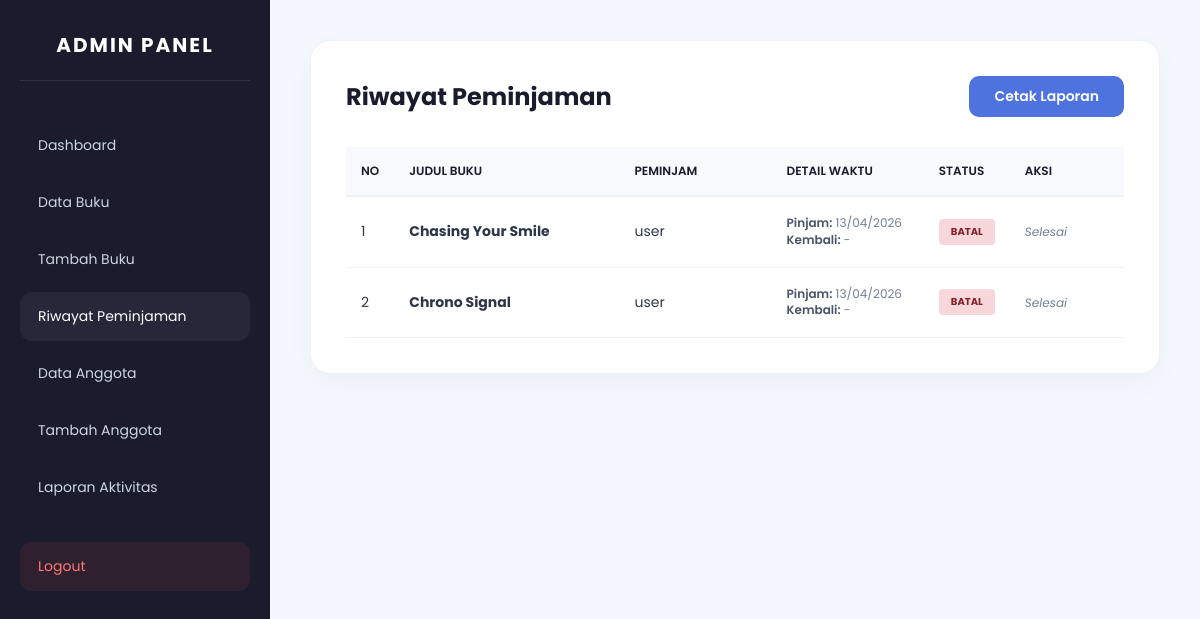
The app's page /project_rafli/admin/riwayat_peminjaman.php (signed in), older data.
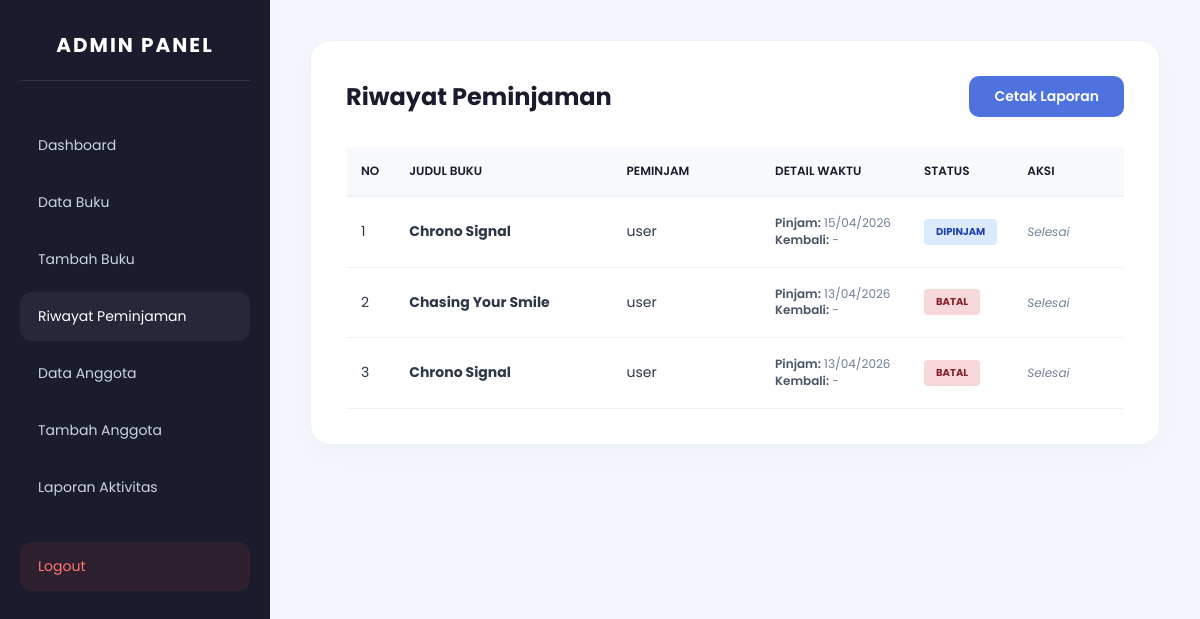
The same page, newer data.
### tables this page shows
CREATE TABLE `peminjaman` (
  `id` int(11) NOT NULL,
  `id_buku` int(11) NOT NULL,
  `nama_peminjam` varchar(100) NOT NULL,
  `jumlah` int(11) NOT NULL DEFAULT 1,
  `tanggal_pinjam` date NOT NULL,
  `tanggal_kembali` date NOT NULL,
  `status` varchar(20) DEFAULT 'Dipinjam'
);

CREATE TABLE `buku` (
  `id` int(11) NOT NULL,
  `judul` varchar(100) NOT NULL,
  `pengarang` varchar(100) NOT NULL,
  `penerbit` varchar(100) NOT NULL,
  `tahun_terbit` year(4) NOT NULL,
  `stok` int(11) NOT NULL,
  `foto` varchar(255) DEFAULT NULL
);

### project_rafli/admin/riwayat_peminjaman.php (the view, shortened to what this page needs)
<?php
include '../config.php';
$query = mysqli_query($koneksi, "
    SELECT peminjaman.*, buku.judul
    FROM peminjaman
    JOIN buku ON peminjaman.id_buku = buku.id
    ORDER BY peminjaman.id DESC
");
?>
<!DOCTYPE html>
<html lang="id">
<head>
</head>
<body>
<div class="wrapper">
    <div class="sidebar">
        <h3>ADMIN PANEL</h3>
        <a href="dashboard_admin.php">Dashboard</a>
        <a href="data_buku.php">Data Buku</a>
        <a href="tambah_buku.php">Tambah Buku</a>
        <a href="riwayat_peminjaman.php" class="active">Riwayat Peminjaman</a>
        <a href="data_anggota.php">Data Anggota</a>
        <a href="tambah_anggota.php">Tambah Anggota</a>
        <a href="laporan_aktivitas.php">Laporan Aktivitas</a>
        <a href="../logout.php" class="logout">Logout</a>
    </div>
    <div class="content">
        <div class="container">
            <div class="header-flex">
                <h2>Riwayat Peminjaman</h2>
                <button onclick="window.print()" class="btn-print">
                    Cetak Laporan
                </button>
            </div>
            <table>
                <thead>
                    <tr>
                        <th width="5%">NO</th>
                        <th width="30%">JUDUL BUKU</th>
                        <th width="20%">PEMINJAM</th>
                        <th width="20%">DETAIL WAKTU</th>
                        <th width="10%">STATUS</th>
                        <th width="15%">AKSI</th>
                    </tr>
                </thead>
                <tbody>
                    <?php
                    $no = 1;
                    if (mysqli_num_rows($query) > 0):
                        while($row = mysqli_fetch_assoc($query)):
                            $status = trim($row['status'] ?? 'menunggu_konfirmasi');
                            $tgl_pinjam = ($row['tanggal_pinjam'] && $row['tanggal_pinjam'] != '0000-00-00') ? date('d/m/Y', strtotime($row['tanggal_pinjam'])) : '-';
                            $tgl_kembali = ($row['tanggal_kembali'] && $row['tanggal_kembali'] != '0000-00-00') ? date('d/m/Y', strtotime($row['tanggal_kembali'])) : '-';
                    ?>
                    <tr>
                        <td><?= $no++; ?></td>
                        <td><strong style="color:#2d3748;"><?= htmlspecialchars($row['judul']); ?></strong></td>
                        <td><?= htmlspecialchars($row['nama_peminjam'] ?? $row['nama_anggota'] ?? 'User'); ?></td>
                        <td class="date-info">
                            <div><span class="date-label">Pinjam:</span> <?= $tgl_pinjam ?></div>
                            <div><span class="date-label">Kembali:</span> <?= $tgl_kembali ?></div>
                        </td>
                        <td>
                            <?php
                                if ($status == 'menunggu_konfirmasi') {
                                    $badge_class = 'status-menunggu';
                                    $display_status = 'Menunggu';
                                } elseif ($status == 'Dipinjam') {
                                    $badge_class = 'status-pinjam';
                                    $display_status = 'Dipinjam';
                                } elseif ($status == 'Dikembalikan') {
                                    $badge_class = 'status-kembali';
                                    $display_status = 'Kembali';
                                } elseif ($status == 'dibatalkan') {
                                    $badge_class = 'status-dibatalkan';
                                    $display_status = 'Batal';
                                } else {
                                    $badge_class = 'status-pinjam';
                                    $display_status = $status;
                                }
                            ?>
                            <span class="badge <?= $badge_class ?>"><?= $display_status ?></span>
                        </td>
                        <td>
                            <?php if ($status === 'menunggu_konfirmasi'): ?>
                            <div class="btn-group-vertical">
                                <a href="?action=confirm&id=<?= $row['id'] ?>"
                                   class="btn-action btn-confirm"
                                   onclick="return confirm('Konfirmasi peminjaman ini?')">
                                    Konfirmasi
                                </a>
                                <a href="?action=cancel&id=<?= $row['id'] ?>"
                                   class="btn-action btn-cancel"
                                   onclick="return confirm('Batalkan peminjaman ini?')">
                                    Batal
                                </a>
                            </div>
                            <?php else: ?>
                            <span style="color:var(--text-gray); font-size:12px; font-style:italic;">Selesai</span>
                            <?php endif; ?>
                        </td>
                    </tr>
                    <?php endwhile; ?>
                    <?php endif; ?>
                </tbody>
            </table>
        </div>
    </div>
</div>
</body>
</html>

### project_rafli/admin/riwayat_peminjaman.php (style rules this page uses)
:root { --primary-dark: #1a1c2e; --sidebar-hover: rgba(255, 255, 255, 0.05); --text-gray: #718096; --border-color: #edf2f7; --bg-light: #f4f7fe; }
* { margin: 0; padding: 0; box-sizing: border-box; font-family: 'Poppins', sans-serif; }
body { background: var(--bg-light); color: #2d3748; }
.wrapper { display: flex; min-height: 100vh; }
.sidebar { width: 270px; background: var(--primary-dark); color: #a0aec0; padding: 30px 20px; position: fixed; height: 100vh; }
.sidebar h3 { text-align: center; color: #fff; font-size: 20px; letter-spacing: 2px; margin-bottom: 40px; text-transform: uppercase; border-bottom: 1px solid rgba(255,255,255,0.1); padding-bottom: 20px; }
.sidebar a { display: block; padding: 14px 18px; color: #cbd5e0; text-decoration: none; border-radius: 12px; margin-bottom: 8px; transition: all 0.3s ease; font-size: 14px; }
.sidebar a:hover, .sidebar a.active { background: var(--sidebar-hover); color: #fff; }
.sidebar .logout { background: rgba(231, 74, 59, 0.1); color: #ff7675; margin-top: 30px; }
.content { flex: 1; padding: 40px; margin-left: 270px; }
.container { background: white; padding: 35px; border-radius: 20px; box-shadow: 0 10px 30px rgba(0,0,0,0.03); border: 1px solid var(--border-color); }
.header-flex { display: flex; justify-content: space-between; align-items: center; margin-bottom: 30px; }
.header-flex h2 { font-size: 24px; color: var(--primary-dark); }
.btn-print { background: #4e73df; color: white; padding: 10px 25px; border-radius: 10px; text-decoration: none; font-size: 14px; font-weight: 600; border: none; cursor: pointer; transition: 0.3s; }
table { width: 100%; border-collapse: collapse; }
th { background: #f8f9fc; color: var(--primary-dark); font-weight: 600; text-transform: uppercase; font-size: 12px; padding: 15px; border-bottom: 2px solid var(--border-color); text-align: left; }
td { padding: 18px 15px; border-bottom: 1px solid var(--border-color); font-size: 14px; }
.badge { padding: 5px 12px; border-radius: 4px; font-size: 10px; font-weight: 700; text-transform: uppercase; display: inline-block; }
.status-pinjam { background: #dbeafe; color: #1e40af; }
.status-dibatalkan { background: #f8d7da; color: #842029; }
.date-info { font-size: 12px; color: var(--text-gray); line-height: 1.4; }
.date-label { font-weight: 600; color: #4a5568; }

Row changes from the older to the newer data that the page shows:
added peminjaman: id_buku.judul "Chrono Signal", nama_peminjam "user", tanggal_pinjam "15/04/2026", tanggal_kembali "-", status "DIPINJAM", shows "Selesai"
